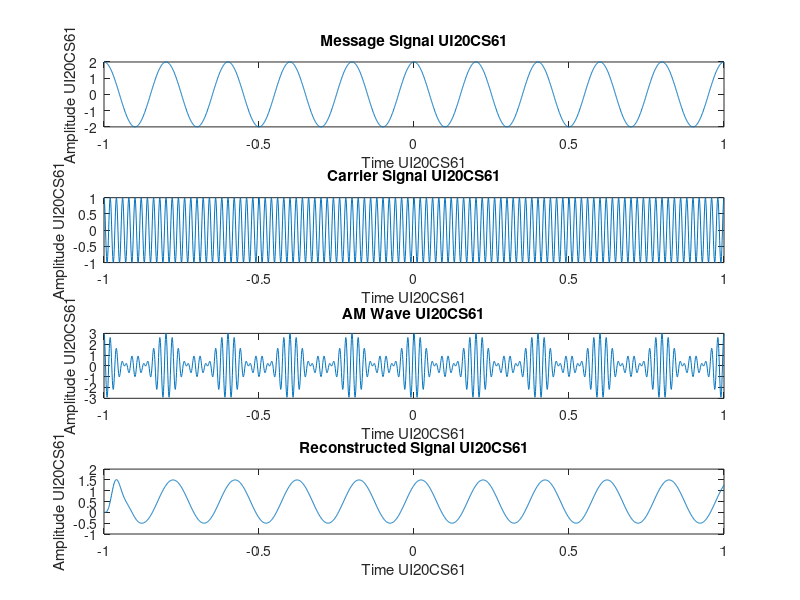

This figure's MATLAB source:
clc;
clear all;
pkg load signal;

Ec=1;Em=2;

Fm=5;Fc=50;
t=[-1:0.001:1];
m=Em/Ec;

em=Em*cos(2*pi*Fm*t);
ec=Ec*cos(2*pi*Fc*t);
S = Ec*[1 + m*cos(2*pi*Fm*t)].*cos(2*pi*Fc*t) ; 

%CARRIER SIGNAL%
subplot(4,1,2);
plot(t,ec);
xlabel('Time UI20CS61');
ylabel('Amplitude UI20CS61');
title('Carrier Signal UI20CS61');


%AM Wave%
subplot(4,1,3);
plot(t,S);
xlabel('Time UI20CS61');
ylabel('Amplitude UI20CS61');
title('AM Wave UI20CS61');

%MESSAGE SIGNAL%
subplot(4,1,1);
plot(t,em);
xlabel('Time UI20CS61'); 
ylabel('Amplitude UI20CS61');
title('Message Signal UI20CS61');


%RECONSTRUCTION%
D = S.*ec; 
[B,A] = butter(5,1/22,'low'); 
F = filter(B,A,D);
subplot(4,1,4);
plot(t,F);
xlabel('Time UI20CS61');
ylabel('Amplitude UI20CS61');
title('Reconstructed Signal UI20CS61');